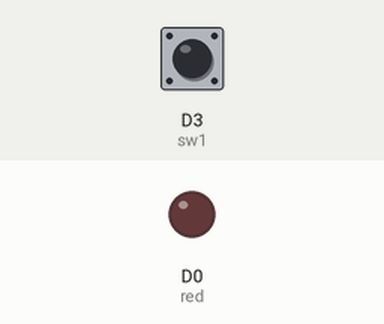
A sketch run on a simulated ESP8266 (NodeMCU). Parts: output pins drawn as LEDs (lit = HIGH). Inputs (shaded band) come from the test bench; at power-on: D3 (sw1) HIGH.

Above: at 1.2 s.
1.3 s: D3 (sw1) pulled LOW for 0.15 s
At 1.37 s:
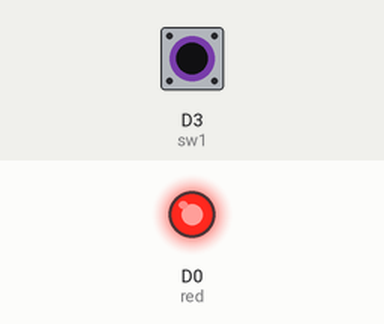
2.9 s: D3 (sw1) pulled LOW for 3.2 s
At 7.3 s:
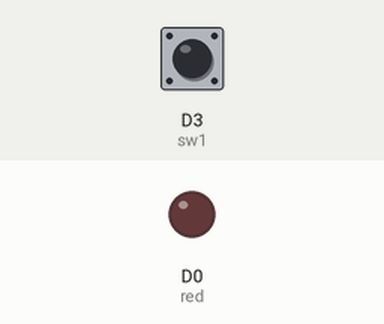
Timing chart, 0 to 8.8 s (numbered marks = the images above; inputs shaded):
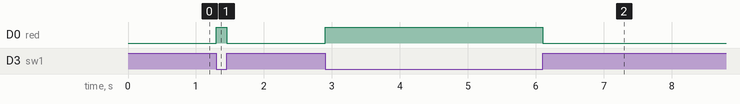

Measured:
- after the input at 1.3 s, D0 (red): LOW → HIGH at once, → LOW 0.15 s later
- after the input at 2.9 s, D0 (red): LOW → HIGH at once, → LOW 3.2 s later

The sketch:

pull_test.ino
```cpp
#define sw1 D3
#define red D0
int sw1_status=0;

void setup() {
  pinMode(sw1,INPUT);
  pinMode(red,OUTPUT);
}

void loop() {
  sw1_status = digitalRead(sw1);
  digitalWrite(red,!sw1_status);

}
```
